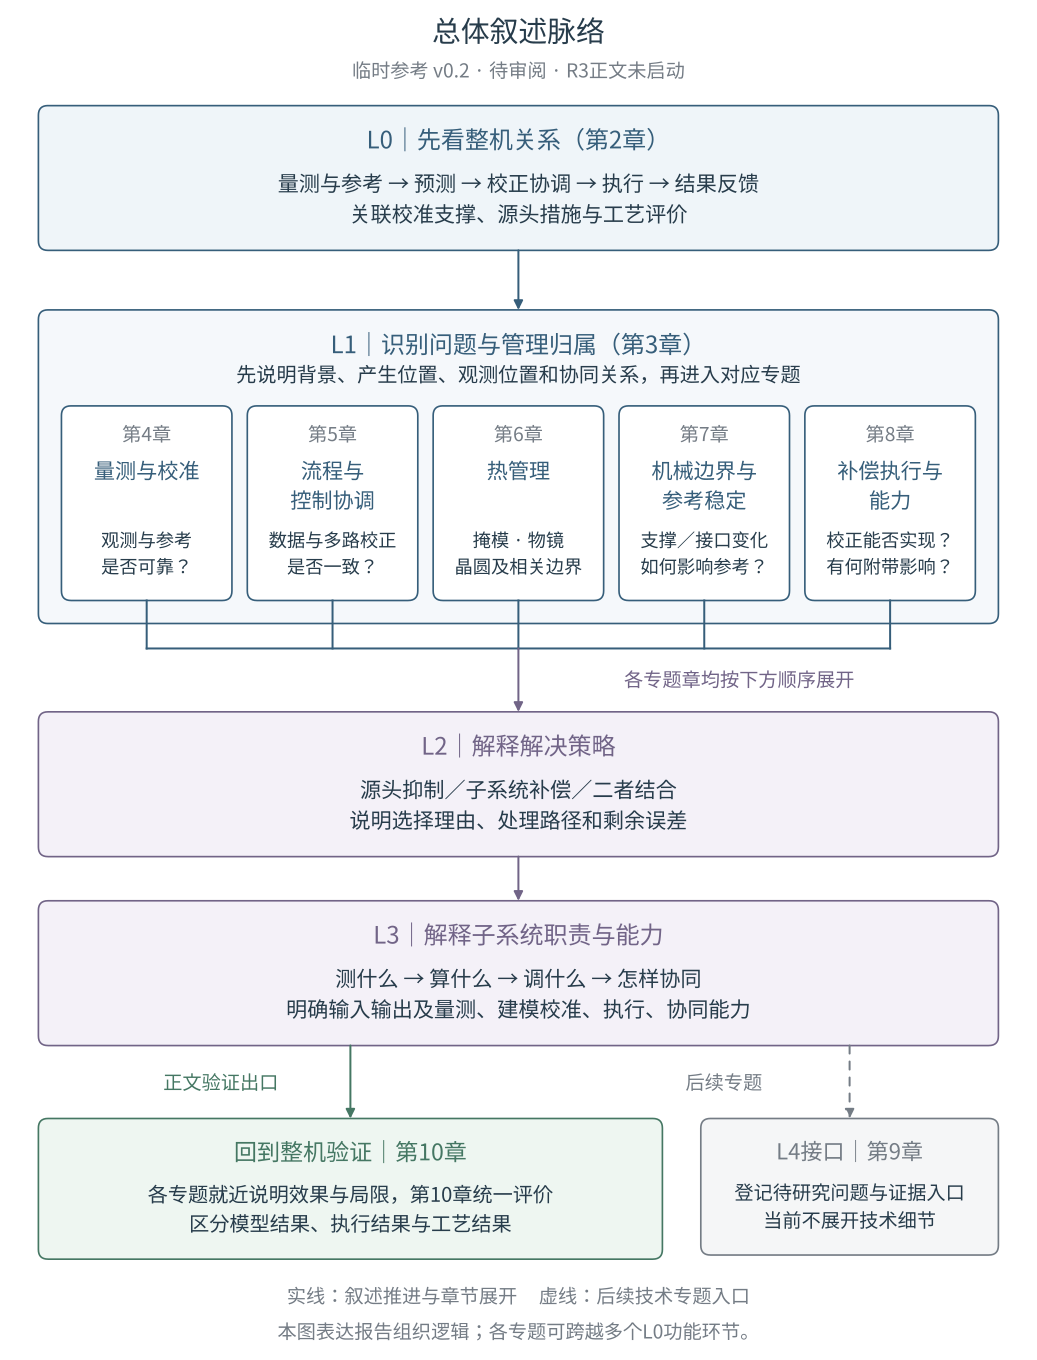

Recreate this plot in Python.
"""Render the provisional report narrative; this is not a machine control diagram.

Requires Matplotlib, fontconfig and Noto Sans CJK SC. SVG embeds glyph outlines.
Run with --preview-dir to save a PNG and measured layout checks outside the report.
"""
import argparse
import json
from pathlib import Path
import subprocess

import matplotlib
matplotlib.use('Agg')
import matplotlib.pyplot as plt
from matplotlib.backends.backend_agg import RendererAgg
from matplotlib.font_manager import FontProperties
from matplotlib.patches import FancyArrowPatch, FancyBboxPatch

DPI, WIDTH, PAD = 100, 1080, 20
BLUE, PURPLE, GREEN, GRAY = '#365E7A', '#716487', '#457763', '#747C85'
FONT_PATH = subprocess.check_output(
    ['fc-match', '-f', '%{file}', 'Noto Sans CJK SC'], text=True).strip()
METRICS = RendererAgg(WIDTH, 1800, DPI)


def font(px):
    return FontProperties(fname=FONT_PATH, size=px * 72 / DPI)


def width(text, px):
    return METRICS.get_text_width_height_descent(text, font(px), False)[0]


def wrap(text, available, px):
    lines = []
    for paragraph in text.split('\n'):
        current = ''
        for char in paragraph:
            if current and width(current + char, px) > available:
                lines.append(current)
                current = char
            else:
                current += char
        lines.append(current)
    return lines


def node(x, y, w, title, body, color=BLUE, fill='#EFF5F9',
         title_px=25, body_px=22, badge=None):
    titles = wrap(title, w - 2 * PAD, title_px)
    lines = wrap(body, w - 2 * PAD, body_px)
    header = 34 if badge else 0
    h = 2 * PAD + header + len(titles) * title_px * 1.4 + 12 + len(lines) * body_px * 1.45
    return dict(x=x, y=y, w=w, h=h, titles=titles, lines=lines,
                title_px=title_px, body_px=body_px, badge=badge, color=color, fill=fill)


def bottom(n):
    return n['y'] + n['h']


def cx(n):
    return n['x'] + n['w'] / 2


def build(preview_dir=None):
    l0 = node(40, 110, 1000, 'L0｜先看整机关系（第2章）',
              '量测与参考 → 预测 → 校正协调 → 执行 → 结果反馈\n关联校准支撑、源头措施与工艺评价')
    group_top = bottom(l0) + 62
    card_y = group_top + 100
    descriptions = [
        ('第4章', '量测与校准', '观测与参考\n是否可靠？'),
        ('第5章', '流程与\n控制协调', '数据与多路校正\n是否一致？'),
        ('第6章', '热管理', '掩模 · 物镜\n晶圆及相关边界'),
        ('第7章', '机械边界与\n参考稳定', '支撑／接口变化\n如何影响参考？'),
        ('第8章', '补偿执行与\n能力', '校正能否实现？\n有何附带影响？'),
    ]
    card_width, gap = 177.6, 16
    cards = [node(64 + i * (card_width + gap), card_y, card_width,
                  title, body, fill='white', title_px=22, body_px=19, badge=badge)
             for i, (badge, title, body) in enumerate(descriptions)]
    # Equal card heights and title areas preserve alignment without shrinking text.
    title_slots = max(len(n['titles']) for n in cards)
    for n in cards:
        n['titles'] += [''] * (title_slots - len(n['titles']))
        n['h'] = 2 * PAD + 34 + title_slots * 22 * 1.4 + 12 + max(len(c['lines']) for c in cards) * 19 * 1.45
    group = dict(x=40, y=group_top, w=1000, h=bottom(cards[0]) + 24 - group_top)
    bus_y = group_top + group['h'] + 26
    l2 = node(40, bus_y + 66, 1000, 'L2｜解释解决策略',
              '源头抑制／子系统补偿／二者结合\n说明选择理由、处理路径和剩余误差', PURPLE, '#F4F1F8')
    l3 = node(40, bottom(l2) + 46, 1000, 'L3｜解释子系统职责与能力',
              '测什么 → 算什么 → 调什么 → 怎样协同\n明确输入输出及量测、建模校准、执行、协同能力', PURPLE, '#F4F1F8')
    final_y = bottom(l3) + 76
    verification = node(40, final_y, 650, '回到整机验证｜第10章',
                        '各专题就近说明效果与局限，第10章统一评价\n区分模型结果、执行结果与工艺结果', GREEN, '#EEF6F1', 24, 21)
    l4 = node(730, final_y, 310, 'L4接口｜第9章',
              '登记待研究问题与证据入口\n当前不展开技术细节', GRAY, '#F5F6F7', 23, 20)
    nodes = [l0, *cards, l2, l3, verification, l4]
    height = max(bottom(n) for n in nodes) + 105
    fig, ax = plt.subplots(figsize=(WIDTH / DPI, height / DPI), dpi=DPI)
    fig.subplots_adjust(0, 0, 1, 1)
    fig.patch.set_facecolor('white')
    ax.set(xlim=(0, WIDTH), ylim=(height, 0))
    ax.axis('off')
    plt.rcParams['svg.fonttype'] = 'path'
    plt.rcParams['svg.hashsalt'] = 'overlay-r3-narrative-review'
    texts, routes = [], []

    def label(x, y, text, px=21, color='#273C4B', owner=None):
        a = ax.text(x, y, text, fontproperties=font(px), ha='center', va='center', color=color, zorder=4)
        texts.append((a, owner))

    def box(n, color=None, fill=None):
        ax.add_patch(FancyBboxPatch((n['x'], n['y']), n['w'], n['h'],
            boxstyle='round,pad=0,rounding_size=10', linewidth=1.25,
            edgecolor=color or n['color'], facecolor=fill or n['fill'], zorder=2))

    def route(points, color=BLUE, dashed=False, arrow=True):
        routes.append(points)
        style = (0, (4, 4)) if dashed else 'solid'
        if len(points) > 2:
            ax.plot(*zip(*points[:-1]), color=color, lw=1.5, linestyle=style, zorder=3)
        if arrow:
            ax.add_patch(FancyArrowPatch(points[-2], points[-1], arrowstyle='-|>',
                mutation_scale=14, lw=1.5, color=color, linestyle=style, shrinkA=0, shrinkB=0, zorder=3))
        else:
            ax.plot(*zip(*points[-2:]), color=color, lw=1.5, linestyle=style, zorder=3)

    label(540, 35, '总体叙述脉络', 30)
    label(540, 75, '临时参考 v0.2 · 待审阅 · R3正文未启动', 20, GRAY)
    box(group, BLUE, '#F5F8FB')
    label(540, group_top + 38, 'L1｜识别问题与管理归属（第3章）', 25, BLUE, group)
    label(540, group_top + 69, '先说明背景、产生位置、观测位置和协同关系，再进入对应专题', 21, owner=group)
    for n in nodes:
        box(n)
        y = n['y'] + PAD
        if n['badge']:
            label(cx(n), y + 11, n['badge'], 20, GRAY, n)
            y += 34
        for text in n['titles']:
            label(cx(n), y + n['title_px'] * 0.7, text, n['title_px'], n['color'], n)
            y += n['title_px'] * 1.4
        y += 12
        for text in n['lines']:
            label(cx(n), y + n['body_px'] * 0.725, text, n['body_px'], owner=n)
            y += n['body_px'] * 1.45
    route([(540, bottom(l0)), (540, group_top)])
    for n in cards:
        route([(cx(n), bottom(n)), (cx(n), bus_y)], arrow=False)
    route([(cx(cards[0]), bus_y), (cx(cards[-1]), bus_y)], arrow=False)
    route([(540, bus_y), (540, l2['y'])], PURPLE)
    label(770, bus_y + 34, '各专题章均按下方顺序展开', 20, PURPLE)
    route([(540, bottom(l2)), (540, l3['y'])], PURPLE)
    route([(cx(verification), bottom(l3)), (cx(verification), final_y)], GREEN)
    route([(cx(l4), bottom(l3)), (cx(l4), final_y)], GRAY, dashed=True)
    label(230, bottom(l3) + 40, '正文验证出口', 20, GREEN)
    label(754, bottom(l3) + 40, '后续专题', 20, GRAY)
    label(540, height - 65, '实线：叙述推进与章节展开     虚线：后续技术专题入口', 20, GRAY)
    label(540, height - 28, '本图表达报告组织逻辑；各专题可跨越多个L0功能环节。', 20, GRAY)

    fig.canvas.draw()
    renderer, overflows, margins, bounds_list = fig.canvas.get_renderer(), [], [], []
    for artist, owner in texts:
        if not artist.get_text():
            continue
        bounds = artist.get_window_extent(renderer).transformed(ax.transData.inverted())
        x0, x1 = bounds.x0, bounds.x1
        y0, y1 = sorted([bounds.y0, bounds.y1])
        bounds_list.append((artist.get_text(), (x0, y0, x1, y1)))
        assert 0 <= x0 < x1 <= WIDTH and 0 <= y0 < y1 <= height, 'Text outside canvas'
        if owner:
            margin = min(x0 - owner['x'], owner['x'] + owner['w'] - x1,
                         y0 - owner['y'], bottom(owner) - y1)
            margins.append(margin)
            if margin < PAD - 1:
                overflows.append(artist.get_text())
    assert not overflows, f'Text intrudes into padding: {overflows}'
    for i, first in enumerate(nodes):
        for second in nodes[i + 1:]:
            assert not (max(first['x'], second['x']) < min(first['x'] + first['w'], second['x'] + second['w'])
                        and max(first['y'], second['y']) < min(bottom(first), bottom(second))), 'Node overlap'
    for points in routes:
        for (x1, y1), (x2, y2) in zip(points, points[1:]):
            for n in nodes:
                hit_x = y1 == y2 and n['y'] < y1 < bottom(n) and max(min(x1, x2), n['x']) < min(max(x1, x2), n['x'] + n['w'])
                hit_y = x1 == x2 and n['x'] < x1 < n['x'] + n['w'] and max(min(y1, y2), n['y']) < min(max(y1, y2), bottom(n))
                assert not (hit_x or hit_y), 'Connector crosses node'
            for text, (tx0, ty0, tx1, ty1) in bounds_list:
                hit_x = y1 == y2 and ty0 < y1 < ty1 and max(min(x1, x2), tx0) < min(max(x1, x2), tx1)
                hit_y = x1 == x2 and tx0 < x1 < tx1 and max(min(y1, y2), ty0) < min(max(y1, y2), ty1)
                assert not (hit_x or hit_y), f'Connector crosses text: {text}'
    output = Path(__file__).with_suffix('.svg')
    fig.savefig(output, format='svg', metadata={'Date': None})
    output.write_text('\n'.join(s.rstrip() for s in output.read_text().splitlines()) + '\n')
    checks = dict(width=WIDTH, height=round(height, 2), nodes=len(nodes), topic_groups=1,
                  text_lines=len(bounds_list), text_overflow=overflows,
                  minimum_text_margin_px=round(min(margins), 2), overlapping_nodes=0,
                  connector_node_crossings=0, connector_text_crossings=0,
                  main_body_font_px=22, smallest_font_px=19)
    if preview_dir:
        preview_dir = Path(preview_dir)
        preview_dir.mkdir(parents=True, exist_ok=True)
        fig.savefig(preview_dir / 'narrative-logic.png', dpi=DPI)
        (preview_dir / 'layout-check.json').write_text(json.dumps(checks, ensure_ascii=False, indent=2) + '\n')
    plt.close(fig)
    print(json.dumps(checks, ensure_ascii=False))


if __name__ == '__main__':
    parser = argparse.ArgumentParser(description=__doc__)
    parser.add_argument('--preview-dir', type=Path)
    build(parser.parse_args().preview_dir)
